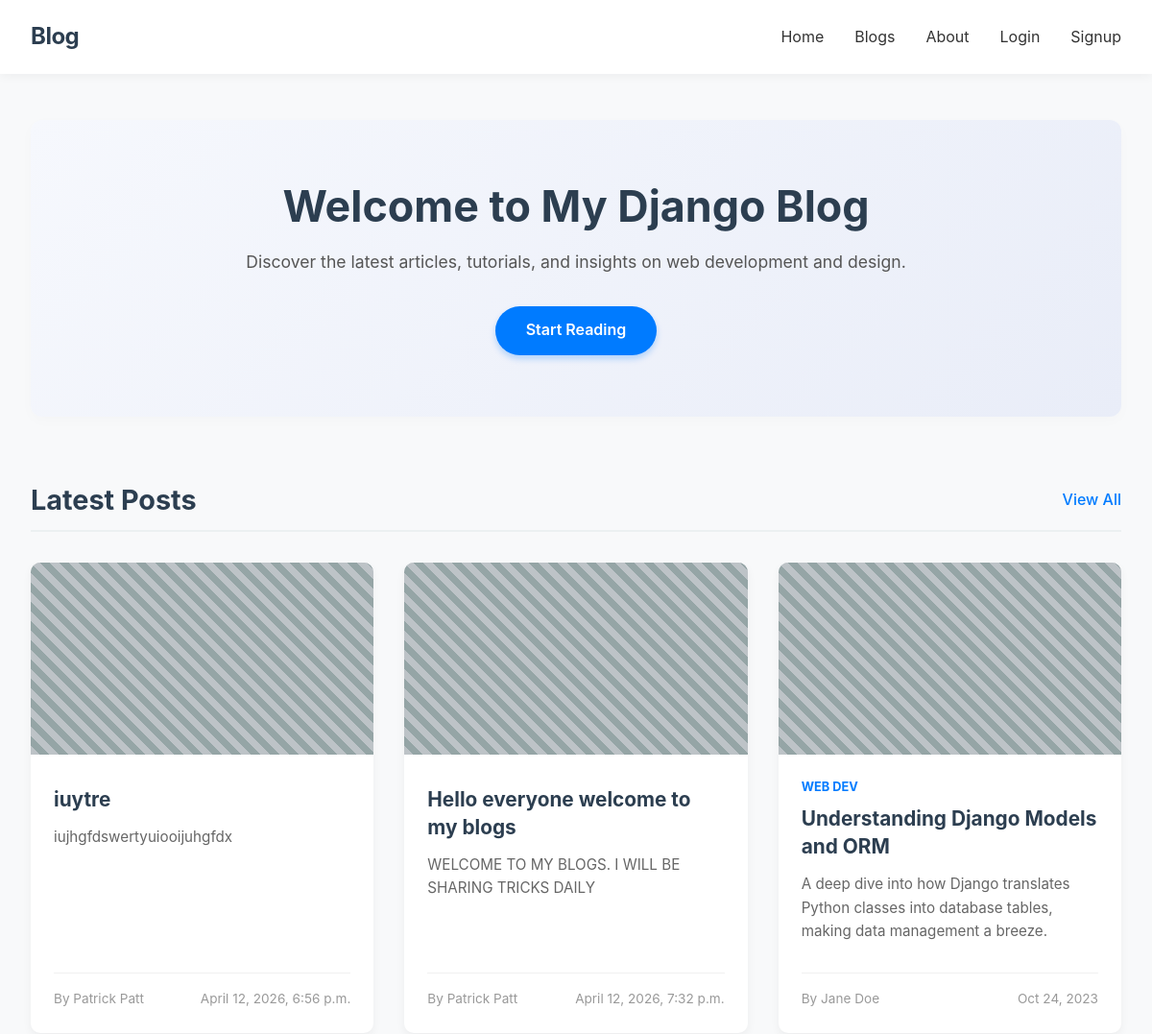
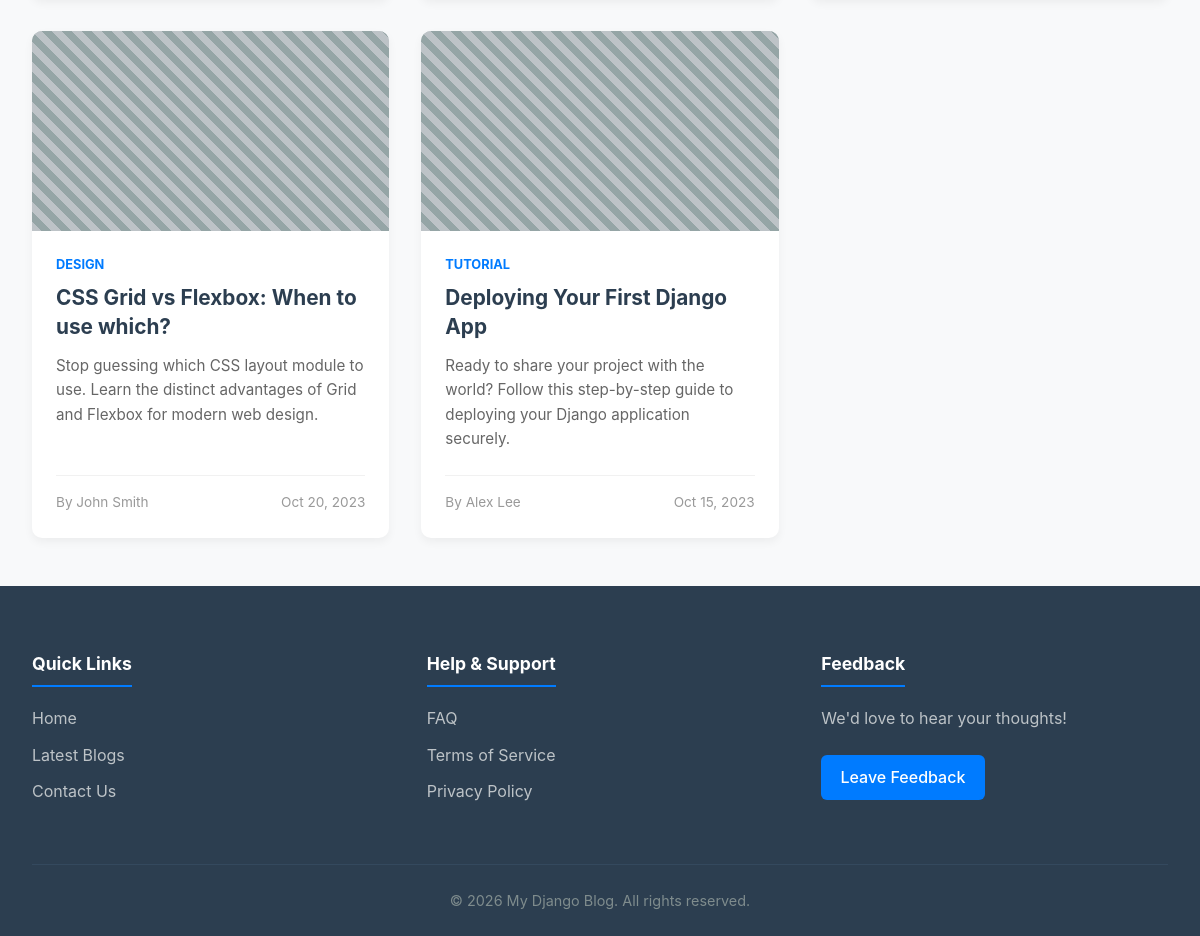
The page / on the database its author committed (2 pictures, top to bottom).
### blog/models.py (models this page shows, shortened)
class Post(models.Model):
    title = models.CharField( max_length = 200 )
    content = models.TextField()
    author = models.ForeignKey( Author , on_delete = models.CASCADE , related_name = "posts" )
    post_id = models.CharField( max_length= 255 , blank= True )
    image = models.ImageField( upload_to="post_images/", blank= True )
    date_posted = models.DateTimeField(auto_now_add=True , blank = True )

class Author(models.Model):
    user = models.OneToOneField( User , on_delete = models.CASCADE , related_name="author" )
    name = models.CharField(max_length = 100)
    email = models.EmailField()
    phone_number = models.CharField()
    image = models.ImageField( blank= True )
    date_joined = models.DateField( auto_now_add = True )
    author_id = models.CharField( max_length= 255 , blank = True )
    def __str__(self):
        return self.name

### blog/views.py (the view)
# urls.py: path("",views.home, name ="home"),
def home(request):
    blogs = Post.objects.all()
    user , session_authenticated = user_is_authenticated(request.user)[0] , user_is_authenticated(request.user)[1]
    if session_authenticated:
        return render(request,"blog/dashboard.html",{
            "blogs": blogs ,
            "user": user
        })
    else:
        return render(request,"blog/home.html",{
            "blogs": blogs ,
            "user": user
        })

### blog/context_processors.py (called while the page is built)
def get_time():
    local_time = time.localtime()
    current_second = local_time.tm_sec
    current_minute = local_time.tm_min
    current_weekday = local_time.tm_wday
    current_month = local_time.tm_mon
    current_monthday = local_time.tm_mday
    current_year = local_time.tm_year
    return f"{current_second}{current_minute}{current_weekday}{current_month}{current_monthday}{current_year}"

def css_js_latest(request):
    latest =  get_time()
    return{
        "css_latest": latest ,
        "js_latest": latest
    }

def supported_theme_mode(request):
    themes = {
        "🌞Light Mode":"light" ,
        "🌙Dark mode":"dark" ,
    }
    return { "supported_theme_mode":themes }

def supported_font_families(request):
    fonts = {
        "sans-serif":"sans-serif" ,
        "Courier New":"Courier New",
        "Courier":"Courier",
        "monospace":"monospace",
        "Franklin Gothic Medium":"Franklin Gothic Medium",
        "Arial Narrow":"Arial Narrow",
        "Arial":"Arial",
        "Gill Sans":"Gill Sans",
        "Gill Sans MT":"Gill Sans MT",
        "Calibri":"Calibri",
        "Trebuchet MS":"Trebuchet MS",
        "Segoe UI":"Trebuchet MS",
        "Tahoma":"Trebuchet MS",
        "Geneva":"Trebuchet MS",
        "Verdana":"Trebuchet MS",
        "Helvetica":"Trebuchet MS",
        "Impact":"Impact",
        "Haettenschweiler":"Haettenschweiler",
        "Arial Narrow Bold":"Haettenschweiler",
    }
    return {"supported_font_families":fonts}

def supported_font_sizes(request):
    font_sizes = {
        "Smaller":"smaller",
        "Small":"small",
        "Medium":"meduim",
        "Large":"large" ,
        "Larger":"larger"
    }
    return{ "supported_font_sizes":font_sizes }

def supported_languages(request):
    languages = {
        "English":"english" ,
        "Swahili":"swahili" ,
        "Francais":"francais",
    }
    return {"supported_languages":languages}

### blog/views.py (called while the page is built)
def user_is_authenticated(user):
    user_is_valid = user.is_authenticated
    return [ user , user_is_valid]

### blog/templates/blog/home.html (shortened to what this page needs)
{% extends 'blog/layout.html' %}
{% load static %}
{% block extra_css %}
<link rel="stylesheet" href="{% static 'blog/css/layout.css' %}?v={{css_latest}}">
{% endblock %}
{% block content %}
    <section class="hero-section">
        <div class="hero-content">
            <h1>Welcome to My Django Blog</h1>
            <p>Discover the latest articles, tutorials, and insights on web development and design.</p>
            <a href="#" class="cta-button">Start Reading</a>
        </div>
    </section>
    <section class="latest-blogs">
        <div class="section-header">
            <h2>Latest Posts</h2>
            <a href="{% url 'blogs' %}" class="view-all">View All</a>
        </div>
        <div class="blog-grid">
            {% for post in  blogs %}
             <article class="blog-card" id="{{post.post_id}}" >
                <div class="card-image placeholder-img"></div>
                <div class="card-content">
                    <h3><a href="#">{{post.title}}</a></h3>
                    <p class="excerpt" style="overflow: hidden; text-overflow: ellipsis; height: 100px;" >
                        {{post.content}}
                    </p>
                    <div class="card-meta">
                        <span class="author">By {{post.author}}</span>
                        <span class="date">{{post.date_posted}}</span>
                    </div>
                </div>
             </article>
            {% endfor %}
            <article class="blog-card">
                <div class="card-image placeholder-img"></div>
                <div class="card-content">
                    <span class="category">Web Dev</span>
                    <h3><a href="#">Understanding Django Models and ORM</a></h3>
                    <p class="excerpt">A deep dive into how Django translates Python classes into database tables, making data management a breeze.</p>
                    <div class="card-meta">
                        <span class="author">By Jane Doe</span>
                        <span class="date">Oct 24, 2023</span>
                    </div>
                </div>
            </article>
            <article class="blog-card">
                <div class="card-image placeholder-img"></div>
                <div class="card-content">
                    <span class="category">Design</span>
                    <h3><a href="#">CSS Grid vs Flexbox: When to use which?</a></h3>
                    <p class="excerpt">Stop guessing which CSS layout module to use. Learn the distinct advantages of Grid and Flexbox for modern web design.</p>
                    <div class="card-meta">
                        <span class="author">By John Smith</span>
                        <span class="date">Oct 20, 2023</span>
                    </div>
                </div>
            </article>
            <article class="blog-card">
                <div class="card-image placeholder-img"></div>
                <div class="card-content">
                    <span class="category">Tutorial</span>
                    <h3><a href="#">Deploying Your First Django App</a></h3>
                    <p class="excerpt">Ready to share your project with the world? Follow this step-by-step guide to deploying your Django application securely.</p>
                    <div class="card-meta">
                        <span class="author">By Alex Lee</span>
                        <span class="date">Oct 15, 2023</span>
                    </div>
                </div>
            </article>
        </div>
    </section>
{% endblock %}

### blog/static/blog/css/layout.css (style rules this page uses)
* { margin: 0; padding: 0; box-sizing: border-box; }
body { font-family: -apple-system, BlinkMacSystemFont, "Segoe UI", Roboto, Helvetica, Arial, sans-serif; line-height: 1.6; color: #333; background-color: #f8f9fa; display: flex; flex-direction: column; min-height: 100vh; }
a { text-decoration: none; color: inherit; transition: color 0.3s ease, background-color 0.3s ease; }
.hero-section { background: linear-gradient(135deg, #f6f8fd 0%, #e9edf8 100%); border-radius: 12px; padding: 4rem 2rem; text-align: center; margin-bottom: 4rem; box-shadow: 0 4px 15px rgba(0,0,0,0.02); }
.hero-content { max-width: 700px; margin: 0 auto; }
.hero-content h1 { font-size: 2.8rem; color: #2c3e50; margin-bottom: 1rem; line-height: 1.2; }
.hero-content p { font-size: 1.1rem; color: #555; margin-bottom: 2rem; }
.cta-button { display: inline-block; background-color: #007bff; color: #fff; padding: 0.8rem 2rem; border-radius: 30px; font-weight: 600; font-size: 1rem; box-shadow: 0 4px 6px rgba(0, 123, 255, 0.25); }
.section-header { display: flex; justify-content: space-between; align-items: center; margin-bottom: 2rem; border-bottom: 2px solid #ecf0f1; padding-bottom: 0.5rem; }
.section-header h2 { font-size: 1.8rem; color: #2c3e50; }
.view-all { color: #007bff; font-weight: 500; }
.blog-grid { display: grid; grid-template-columns: repeat(auto-fit, minmax(300px, 1fr)); gap: 2rem; }
.blog-card { background-color: #fff; border-radius: 10px; overflow: hidden; box-shadow: 0 4px 10px rgba(0, 0, 0, 0.05); transition: transform 0.3s ease, box-shadow 0.3s ease; display: flex; flex-direction: column; }
.placeholder-img { height: 200px; background-color: #bdc3c7; background-image: linear-gradient(45deg, #bdc3c7 25%, #95a5a6 25%, #95a5a6 50%, #bdc3c7 50%, #bdc3c7 75%, #95a5a6 75%, #95a5a6 100%); background-size: 20px 20px; }
.card-content { padding: 1.5rem; display: flex; flex-direction: column; flex-grow: 1; }
.category { font-size: 0.8rem; text-transform: uppercase; font-weight: 700; color: #007bff; margin-bottom: 0.5rem; }
.card-content h3 { font-size: 1.3rem; margin-bottom: 0.8rem; line-height: 1.4; }
.card-content h3 a { color: #2c3e50; }
.excerpt { color: #666; font-size: 0.95rem; margin-bottom: 1.5rem; flex-grow: 1; }
.card-meta { display: flex; justify-content: space-between; font-size: 0.85rem; color: #999; border-top: 1px solid #f1f1f1; padding-top: 1rem; }

### rows shown on the page
Post: title "iuytre", content "iujhgfdswertyuiooijuhgfdx", author "Patrick Patt", date_posted "April 12, 2026, 6:56 p.m."
Post: title "Hello everyone welcome to my blogs", content "WELCOME TO MY BLOGS. I WILL BE SHARING TRICKS DAILY", author "Patrick Patt", date_posted "April 12, 2026, 7:32 p.m."
